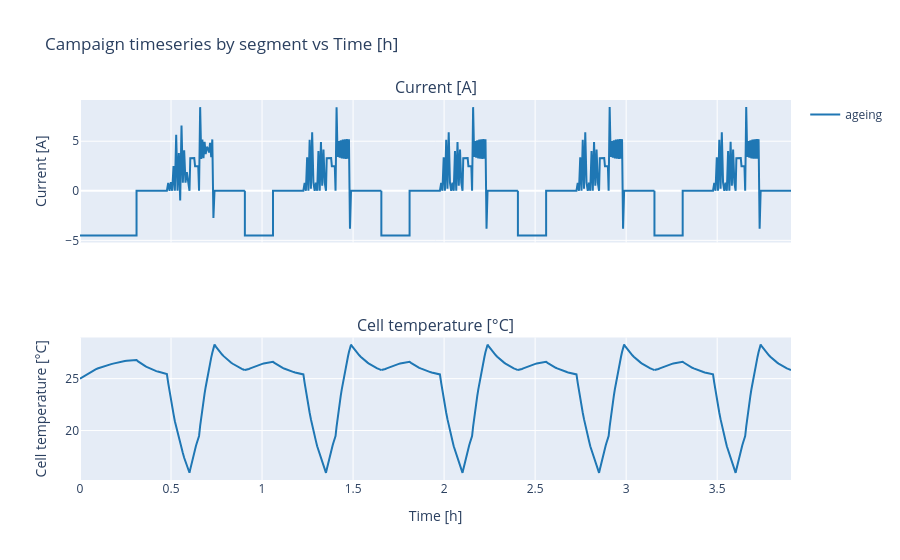

Notebook code cell kept with this figure:
### Markdown cell above
Power profiles cannot be previewed: a power leg's current depends on the
terminal voltage, which only a simulation knows, so `plot_preview` refuses.
The CSV plot above serves as the preview. Current profiles preview as usual.

Now simulate it. The timeseries reports the current the solver used to
deliver each commanded watt, rising as the voltage sags.

### Code cell
drive_result = api.run_ageing_sim(
    cell_name,
    ageing_drive,
    rpt_cycler=None,
    max_cycles=5,
    initialTemperature_degC=25.0,
    ambientTemperature_degC=25.0,
    heatTransferCoefficient=35.0,
    return_timeseries=True,
    timeseries_max_points_per_segment=120,
)
drive_result.plot_timeseries(["Current [A]", "Cell temperature [°C]"])
